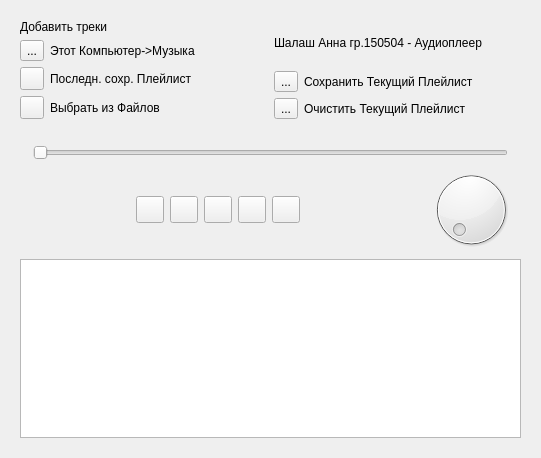
<?xml version="1.0" encoding="UTF-8"?>
<ui version="4.0">
 <class>Widget</class>
 <widget class="QWidget" name="Widget">
  <property name="enabled">
   <bool>true</bool>
  </property>
  <property name="geometry">
   <rect>
    <x>0</x>
    <y>0</y>
    <width>541</width>
    <height>458</height>
   </rect>
  </property>
  <property name="mouseTracking">
   <bool>false</bool>
  </property>
  <property name="windowTitle">
   <string>Widget</string>
  </property>
  <layout class="QGridLayout" name="gridLayout">
   <item row="0" column="0">
    <widget class="QScrollArea" name="scrollArea">
     <property name="frameShape">
      <enum>QFrame::NoFrame</enum>
     </property>
     <property name="widgetResizable">
      <bool>true</bool>
     </property>
     <widget class="QWidget" name="scrollAreaWidgetContents">
      <property name="geometry">
       <rect>
        <x>0</x>
        <y>0</y>
        <width>519</width>
        <height>436</height>
       </rect>
      </property>
      <layout class="QGridLayout" name="gridLayout_2">
       <item row="4" column="7">
        <layout class="QHBoxLayout" name="horizontalLayout">
         <item>
          <spacer name="horizontalSpacer">
           <property name="orientation">
            <enum>Qt::Horizontal</enum>
           </property>
           <property name="sizeHint" stdset="0">
            <size>
             <width>40</width>
             <height>20</height>
            </size>
           </property>
          </spacer>
         </item>
         <item>
          <widget class="QToolButton" name="btn_previous">
           <property name="text">
            <string/>
           </property>
           <property name="icon">
            <iconset resource="buttons.qrc">
             <normaloff>:/buttons/skip-previous.png</normaloff>:/buttons/skip-previous.png</iconset>
           </property>
           <property name="iconSize">
            <size>
             <width>20</width>
             <height>20</height>
            </size>
           </property>
          </widget>
         </item>
         <item>
          <widget class="QToolButton" name="btn_pause">
           <property name="text">
            <string/>
           </property>
           <property name="icon">
            <iconset resource="buttons.qrc">
             <normaloff>:/buttons/pause.png</normaloff>:/buttons/pause.png</iconset>
           </property>
           <property name="iconSize">
            <size>
             <width>20</width>
             <height>20</height>
            </size>
           </property>
          </widget>
         </item>
         <item>
          <widget class="QToolButton" name="btn_play">
           <property name="text">
            <string/>
           </property>
           <property name="icon">
            <iconset resource="buttons.qrc">
             <normaloff>:/buttons/play.png</normaloff>:/buttons/play.png</iconset>
           </property>
           <property name="iconSize">
            <size>
             <width>20</width>
             <height>20</height>
            </size>
           </property>
          </widget>
         </item>
         <item>
          <widget class="QToolButton" name="btn_stop">
           <property name="text">
            <string/>
           </property>
           <property name="icon">
            <iconset resource="buttons.qrc">
             <normaloff>:/buttons/stop.png</normaloff>:/buttons/stop.png</iconset>
           </property>
           <property name="iconSize">
            <size>
             <width>20</width>
             <height>20</height>
            </size>
           </property>
          </widget>
         </item>
         <item>
          <widget class="QToolButton" name="btn_next">
           <property name="text">
            <string/>
           </property>
           <property name="icon">
            <iconset resource="buttons.qrc">
             <normaloff>:/buttons/skip-next.png</normaloff>:/buttons/skip-next.png</iconset>
           </property>
           <property name="iconSize">
            <size>
             <width>20</width>
             <height>20</height>
            </size>
           </property>
           <property name="checkable">
            <bool>false</bool>
           </property>
           <property name="autoRaise">
            <bool>false</bool>
           </property>
          </widget>
         </item>
         <item>
          <spacer name="horizontalSpacer_2">
           <property name="orientation">
            <enum>Qt::Horizontal</enum>
           </property>
           <property name="sizeHint" stdset="0">
            <size>
             <width>40</width>
             <height>20</height>
            </size>
           </property>
          </spacer>
         </item>
         <item>
          <widget class="QDial" name="pdiaVolume"/>
         </item>
        </layout>
       </item>
       <item row="2" column="7">
        <layout class="QHBoxLayout" name="horizontalLayout_2">
         <item>
          <widget class="QLabel" name="m_Current">
           <property name="text">
            <string/>
           </property>
          </widget>
         </item>
         <item>
          <widget class="QSlider" name="m_psldPosition">
           <property name="orientation">
            <enum>Qt::Horizontal</enum>
           </property>
          </widget>
         </item>
         <item>
          <widget class="QLabel" name="m_Remain">
           <property name="text">
            <string/>
           </property>
          </widget>
         </item>
        </layout>
       </item>
       <item row="1" column="7">
        <widget class="QLabel" name="currentTrack">
         <property name="text">
          <string/>
         </property>
        </widget>
       </item>
       <item row="5" column="7">
        <widget class="QTableView" name="playlistView"/>
       </item>
       <item row="0" column="7">
        <layout class="QHBoxLayout" name="horizontalLayout_3">
         <item>
          <layout class="QVBoxLayout" name="verticalLayout">
           <item>
            <widget class="QLabel" name="label_2">
             <property name="text">
              <string>Добавить треки</string>
             </property>
            </widget>
           </item>
           <item>
            <layout class="QGridLayout" name="gridLayout_3">
             <item row="1" column="0">
              <widget class="QToolButton" name="Lastplaylist">
               <property name="text">
                <string/>
               </property>
               <property name="icon">
                <iconset resource="buttons.qrc">
                 <normaloff>:/buttons/plus.png</normaloff>:/buttons/plus.png</iconset>
               </property>
              </widget>
             </item>
             <item row="0" column="0">
              <widget class="QToolButton" name="Music">
               <property name="text">
                <string>...</string>
               </property>
               <property name="icon">
                <iconset resource="buttons.qrc">
                 <normaloff>:/buttons/plus.png</normaloff>:/buttons/plus.png</iconset>
               </property>
              </widget>
             </item>
             <item row="2" column="0">
              <widget class="QToolButton" name="btn_add">
               <property name="text">
                <string/>
               </property>
               <property name="icon">
                <iconset resource="buttons.qrc">
                 <normaloff>:/buttons/plus.png</normaloff>:/buttons/plus.png</iconset>
               </property>
              </widget>
             </item>
             <item row="2" column="1">
              <widget class="QLabel" name="label_3">
               <property name="text">
                <string>Выбрать из Файлов</string>
               </property>
              </widget>
             </item>
             <item row="1" column="1">
              <widget class="QLabel" name="label_4">
               <property name="text">
                <string>Последн. сохр. Плейлист</string>
               </property>
              </widget>
             </item>
             <item row="0" column="1">
              <widget class="QLabel" name="label_5">
               <property name="text">
                <string>Этот Компьютер-&gt;Музыка</string>
               </property>
              </widget>
             </item>
            </layout>
           </item>
          </layout>
         </item>
         <item>
          <layout class="QVBoxLayout" name="verticalLayout_2">
           <item>
            <widget class="QLabel" name="label">
             <property name="text">
              <string>Шалаш Анна гр.150504 - Аудиоплеер</string>
             </property>
            </widget>
           </item>
           <item>
            <layout class="QGridLayout" name="gridLayout_4">
             <item row="1" column="0">
              <widget class="QToolButton" name="Clear">
               <property name="text">
                <string>...</string>
               </property>
               <property name="icon">
                <iconset resource="buttons.qrc">
                 <normaloff>:/buttons/Delete.png</normaloff>:/buttons/Delete.png</iconset>
               </property>
               <property name="iconSize">
                <size>
                 <width>30</width>
                 <height>30</height>
                </size>
               </property>
              </widget>
             </item>
             <item row="0" column="0">
              <widget class="QToolButton" name="Save">
               <property name="text">
                <string>...</string>
               </property>
               <property name="icon">
                <iconset resource="buttons.qrc">
                 <normaloff>:/buttons/Save.png</normaloff>:/buttons/Save.png</iconset>
               </property>
               <property name="iconSize">
                <size>
                 <width>30</width>
                 <height>30</height>
                </size>
               </property>
              </widget>
             </item>
             <item row="0" column="1">
              <widget class="QLabel" name="label_6">
               <property name="text">
                <string>Сохранить Текущий Плейлист</string>
               </property>
              </widget>
             </item>
             <item row="1" column="1">
              <widget class="QLabel" name="label_7">
               <property name="text">
                <string>Очистить Текущий Плейлист</string>
               </property>
              </widget>
             </item>
            </layout>
           </item>
          </layout>
         </item>
        </layout>
       </item>
      </layout>
     </widget>
    </widget>
   </item>
  </layout>
 </widget>
 <resources>
  <include location="buttons.qrc"/>
 </resources>
 <connections/>
</ui>
